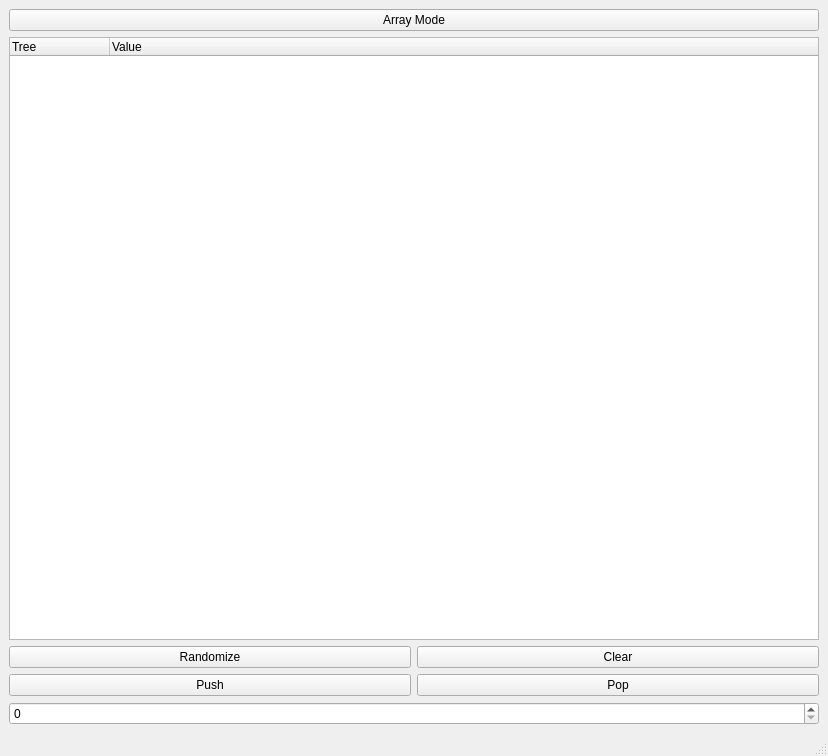
<?xml version="1.0" encoding="UTF-8"?>
<ui version="4.0">
 <class>MainWindow</class>
 <widget class="QMainWindow" name="MainWindow">
  <property name="geometry">
   <rect>
    <x>0</x>
    <y>0</y>
    <width>828</width>
    <height>756</height>
   </rect>
  </property>
  <property name="windowTitle">
   <string>MainWindow</string>
  </property>
  <widget class="QWidget" name="centralwidget">
   <layout class="QGridLayout" name="gridLayout">
    <item row="9" column="0" colspan="2">
     <widget class="QSpinBox" name="elem">
      <property name="maximum">
       <number>999999999</number>
      </property>
     </widget>
    </item>
    <item row="5" column="0">
     <widget class="QPushButton" name="pushBtn">
      <property name="text">
       <string>Push</string>
      </property>
     </widget>
    </item>
    <item row="3" column="0" colspan="2">
     <widget class="QTreeWidget" name="tree">
      <column>
       <property name="text">
        <string>Tree</string>
       </property>
      </column>
      <column>
       <property name="text">
        <string>Value</string>
       </property>
      </column>
     </widget>
    </item>
    <item row="4" column="0">
     <widget class="QPushButton" name="randBtn">
      <property name="sizePolicy">
       <sizepolicy hsizetype="Minimum" vsizetype="Fixed">
        <horstretch>1</horstretch>
        <verstretch>0</verstretch>
       </sizepolicy>
      </property>
      <property name="text">
       <string>Randomize</string>
      </property>
     </widget>
    </item>
    <item row="5" column="1">
     <widget class="QPushButton" name="popBtn">
      <property name="text">
       <string>Pop</string>
      </property>
     </widget>
    </item>
    <item row="4" column="1">
     <widget class="QPushButton" name="clearBtn">
      <property name="sizePolicy">
       <sizepolicy hsizetype="Minimum" vsizetype="Fixed">
        <horstretch>1</horstretch>
        <verstretch>0</verstretch>
       </sizepolicy>
      </property>
      <property name="text">
       <string>Clear</string>
      </property>
     </widget>
    </item>
    <item row="0" column="0" colspan="2">
     <widget class="QPushButton" name="arrBtn">
      <property name="text">
       <string>Array Mode</string>
      </property>
     </widget>
    </item>
   </layout>
  </widget>
  <widget class="QMenuBar" name="menubar">
   <property name="geometry">
    <rect>
     <x>0</x>
     <y>0</y>
     <width>828</width>
     <height>21</height>
    </rect>
   </property>
  </widget>
  <widget class="QStatusBar" name="statusbar"/>
 </widget>
 <resources/>
 <connections/>
</ui>
